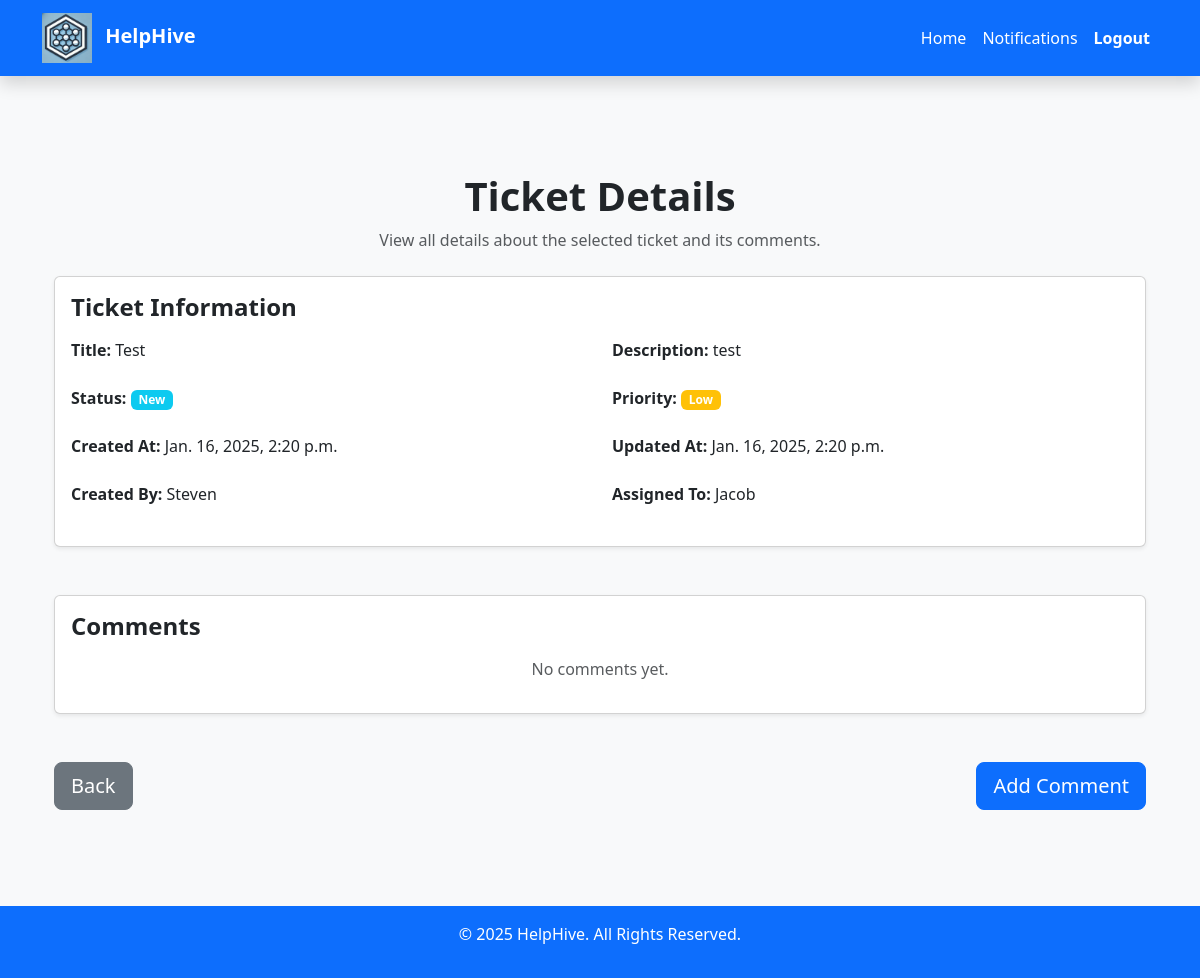
Screenshot of /ticket/48/ (signed in) with the database file from the repository.
### tickets/models.py (models this page shows)
class Ticket(models.Model):
    user = models.ForeignKey(User, on_delete=models.CASCADE, blank=True, null=True, related_name='tickets_created')
    title = models.CharField(max_length=100)
    description = models.TextField(max_length=500)
    created_at = models.DateTimeField(auto_now_add=True)
    updated_at = models.DateTimeField(auto_now=True)
    status_types = (
        ('new', 'New'),
        ('in progress', 'In Progress'),
        ('resolved', 'Resolved'),
    )
    status = models.CharField(max_length=20, choices=status_types, default='new')
    priority_status = (
        ('low', 'Low'),
        ('medium', 'Medium'),
        ('high', 'High'),
    )
    priority = models.CharField(max_length=20, choices=priority_status, default='low')
    updated_by = models.ForeignKey(User, on_delete=models.CASCADE, blank=True, null=True, related_name='updated_by')
    assigned_to = models.ForeignKey(User, on_delete=models.CASCADE, blank=True, null=True, related_name='assigned_to')
    image = models.FileField(blank=True, null=True)

### tickets/views.py (the view, shortened to what this page needs)
# urls.py: path('ticket/<int:pk>/', views.TicketDetailView.as_view(), name='ticket_details'),
class TicketDetailView(LoginRequiredMixin, DetailView):
    model = Ticket
    template_name = 'ticket_details.html'
    context_object_name = 'ticket'

### tickets/templates/ticket_details.html (shortened to what this page needs)
{% extends 'base.html' %}
{% block content %}
<div class="container py-5">
  <div class="text-center mb-4">
    <h1 class="fw-bold">Ticket Details</h1>
    <p class="text-muted">View all details about the selected ticket and its comments.</p>
  </div>
  <div class="card shadow-sm mb-5">
    <div class="card-body">
      <h4 class="card-title fw-bold mb-3">Ticket Information</h4>
      <div class="row mb-2">
        <div class="col-md-6">
          <p><strong>Title:</strong> {{ ticket.title|capfirst }}</p>
        </div>
        <div class="col-md-6">
          <p><strong>Description:</strong> {{ ticket.description }}</p>
        </div>
      </div>
      <div class="row mb-2">
        <div class="col-md-6">
          <p><strong>Status:</strong> <span class="badge bg-info">{{ ticket.status|capfirst }}</span></p>
        </div>
        <div class="col-md-6">
          <p><strong>Priority:</strong> <span class="badge bg-warning">{{ ticket.priority|capfirst }}</span></p>
        </div>
      </div>
      <div class="row mb-2">
        <div class="col-md-6">
          <p><strong>Created At:</strong> {{ ticket.created_at }}</p>
        </div>
        <div class="col-md-6">
          <p><strong>Updated At:</strong> {{ ticket.updated_at }}</p>
        </div>
      </div>
      <div class="row mb-2">
        <div class="col-md-6">
          <p><strong>Created By:</strong> {{ ticket.user|capfirst }}</p>
        </div>
        <div class="col-md-6">
          <p><strong>Assigned To:</strong> {{ ticket.assigned_to|capfirst }}</p>
        </div>
      </div>
    </div>
  </div>
  <div class="card shadow-sm mb-5">
    <div class="card-body">
      <h4 class="card-title fw-bold mb-3">Comments</h4>
      {% if ticket.comment_set.exists %}
      <div class="list-group">
        {% for comment in ticket.comment_set.all %}
        <div class="list-group-item">
          <div class="d-flex justify-content-between align-items-center">
            <strong>{{ comment.author|capfirst }}</strong>
            <span class="text-muted small">{{ comment.created_at }}</span>
          </div>
          <p class="mb-0">{{ comment.comment }}</p>
        </div>
        {% endfor %}
      </div>
      {% else %}
      <p class="text-muted text-center">No comments yet.</p>
      {% endif %}
    </div>
  </div>
  <div class="d-flex justify-content-between">
    <a href="{% url 'view_tickets' %}" class="btn btn-secondary btn-lg">Back</a>
    <a href="{% url 'add_comment' ticket.pk %}" class="btn btn-primary btn-lg">Add Comment</a>
  </div>
</div>
{% endblock %}

### tickets/templates/base.html (style rules this page uses)
body { display: flex; flex-direction: column; min-height: 100vh; margin: 0; background: #f8f9fa; }

### rows the page displays
Ticket: title "Test", description "test", status "New", priority "Low", created_at "Jan. 16, 2025, 2:20 p.m.", updated_at "Jan. 16, 2025, 2:20 p.m.", user "Steven", assigned_to "Jacob"
